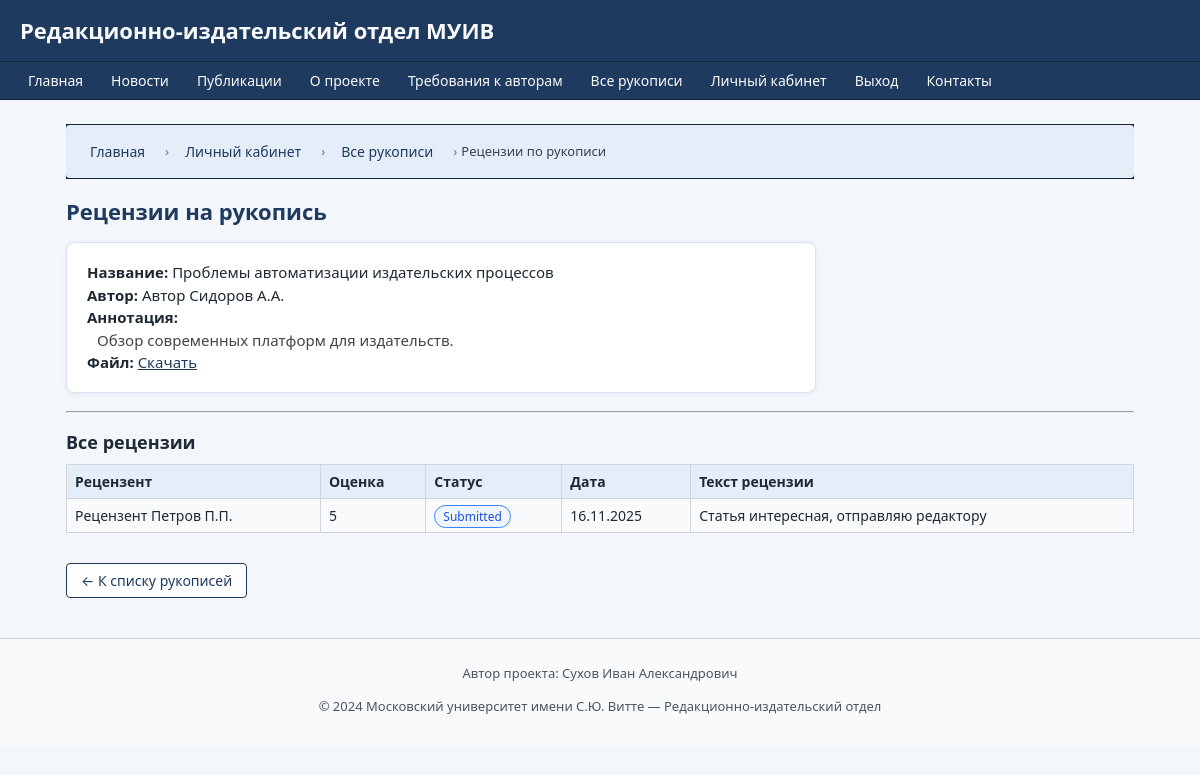
The app's page /reviews/list/2 (signed in) with its own data.
### models.py (models this page shows)
class Manuscript(db.Model):
    __tablename__ = 'manuscripts'
    id = db.Column(db.Integer, primary_key=True)
    title = db.Column(db.String(256), nullable=False)
    description = db.Column(db.Text)
    file_path = db.Column(db.String(256), nullable=False)
    status = db.Column(db.String(32), nullable=False, default='submitted')
    created_at = db.Column(db.DateTime, default=datetime.utcnow)
    updated_at = db.Column(db.DateTime, default=datetime.utcnow, onupdate=datetime.utcnow)
    author_id = db.Column(db.Integer, db.ForeignKey('users.id'), nullable=False)
    publication_id = db.Column(db.Integer, db.ForeignKey('publications.id'), nullable=True)
    reviews = db.relationship('Review', backref='manuscript', lazy=True)
    history = db.relationship('ManuscriptHistory',
                              backref='manuscript',
                              lazy=True,
                              order_by='ManuscriptHistory.created_at')

class User(db.Model):
    __tablename__ = 'users'
    id = db.Column(db.Integer, primary_key=True)
    full_name = db.Column(db.String(128), nullable=False)
    email = db.Column(db.String(128), unique=True, nullable=False)
    password_hash = db.Column(db.String(128), nullable=False)
    role = db.Column(db.String(32), nullable=False)  # author, staff, reviewer, admin
    registered_at = db.Column(db.DateTime, default=datetime.utcnow)
    is_blocked = db.Column(db.Boolean, default=False)
    manuscripts = db.relationship('Manuscript', backref='author', lazy=True)
    reviews_made = db.relationship('Review', foreign_keys='Review.reviewer_id',
                                   backref='reviewer_user', lazy=True)
    messages_sent = db.relationship('Message', backref='sender', lazy=True)
    history_entries = db.relationship('ManuscriptHistory',
                                      backref='actor',
                                      lazy=True,
                                      foreign_keys='ManuscriptHistory.actor_id')

class Review(db.Model):
    __tablename__ = 'reviews'
    id = db.Column(db.Integer, primary_key=True)
    manuscript_id = db.Column(db.Integer, db.ForeignKey('manuscripts.id'), nullable=False)
    reviewer_id = db.Column(db.Integer, db.ForeignKey('users.id'), nullable=False)
    text = db.Column(db.Text)
    score = db.Column(db.Integer)  # 1–5 или иной диапазон
    created_at = db.Column(db.DateTime, default=datetime.utcnow)
    status = db.Column(db.String(32), nullable=False, default='pending')
    reviewer = db.relationship('User', foreign_keys=[reviewer_id])

### routes.py (the view)
@routes.route('/reviews/list/<int:manuscript_id>')
@login_required('staff')
def review_list(manuscript_id):
    manuscript = Manuscript.query.get_or_404(manuscript_id)
    reviews = Review.query.filter_by(manuscript_id=manuscript.id).all()
    return render_template(
        'reviews/review_list.html',
        manuscript=manuscript,
        reviews=reviews,
        user=current_user(),
        breadcrumbs=[
            ("Главная", url_for('routes.index')),
            ("Личный кабинет", url_for('routes.lk')),
            ("Все рукописи", url_for('routes.manuscript_list')),
            ("Рецензии по рукописи", None)
        ]
    )

### routes.py (called while the page is built)
def current_user():
    uid = session.get('user_id')
    if uid:
        return User.query.get(uid)
    return None

def login_required(role=None):
    def wrapper(f):
        from functools import wraps
        @wraps(f)
        def decorated_function(*args, **kwargs):
            user = current_user()
            if not user:
                flash("Для доступа требуется вход.", "warning")
                return redirect(url_for('routes.login'))
            if role and user.role != role:
                flash("Недостаточно прав.", "danger")
                return redirect(url_for('routes.index'))
            return f(*args, **kwargs)
        return decorated_function
    return wrapper

### templates/reviews/review_list.html (shortened to what this page needs)
{% extends "base.html" %}
{% block content %}
<h2>Рецензии на рукопись</h2>
<div class="card" style="max-width: 750px;">
    <b>Название:</b> {{ manuscript.title }}<br>
    <b>Автор:</b> {{ manuscript.author.full_name }}<br>
    <b>Аннотация:</b>
    <div style="margin-left:10px; color: #444;">{{ manuscript.description|default('—') }}</div>
    <b>Файл:</b>
    <a href="{{ url_for('routes.media', filename=manuscript.file_path[6:] if manuscript.file_path.startswith('media/') else manuscript.file_path) }}" target="_blank">Скачать</a>
</div>
<hr>
<h3>Все рецензии</h3>
{% if reviews %}
    <table class="table-striped">
        <tr>
            <th>Рецензент</th>
            <th>Оценка</th>
            <th>Статус</th>
            <th>Дата</th>
            <th>Текст рецензии</th>
        </tr>
        {% for r in reviews %}
        <tr>
            <td>{{ r.reviewer.full_name }}</td>
            <td>{{ r.score if r.score else '-' }}</td>
            <td>
                <span class="manuscript-status status-{{ r.status }}">{{ r.status|replace('_', ' ')|capitalize }}</span>
            </td>
            <td>{{ r.created_at.strftime('%d.%m.%Y') }}</td>
            <td style="max-width: 340px;">{{ r.text|default('—') }}</td>
        </tr>
        {% endfor %}
    </table>
{% else %}
    <p>Рецензий пока нет.</p>
{% endif %}
<p style="margin-top:30px;">
    <a href="{{ url_for('routes.manuscript_list') }}" class="btn btn-outline">&larr; К списку рукописей</a>
</p>
{% endblock %}

### static/css/main.css (style rules this page uses)
* { box-sizing: border-box; }
html, body { margin: 0; padding: 0; }
body { font-family: system-ui, -apple-system, BlinkMacSystemFont, "Segoe UI", sans-serif; font-size: 15px; line-height: 1.5; background: #f3f6fb; color: #1f2933; }
.card { background: #ffffff; border: 1px solid #d7e2f2; border-radius: 8px; padding: 18px 20px; box-shadow: 0 1px 6px rgba(15, 23, 42, 0.06); margin-bottom: 18px; }
.btn { display: inline-block; padding: 7px 14px; font-size: 14px; line-height: 1.4; border-radius: 4px; border: 1px solid transparent; cursor: pointer; text-decoration: none; text-align: center; white-space: nowrap; transition: background 0.15s ease, color 0.15s ease, border-color 0.15s ease, transform 0.08s ease; }
.btn-outline { background: #ffffff; color: #1e3a5f; border-color: #1e3a5f; }
table { border-collapse: collapse; width: 100%; }
.table-striped th, .table-striped td { border: 1px solid #d1d5db; padding: 6px 8px; font-size: 14px; }
.table-striped th { background: #e5edf8; text-align: left; }
.table-striped tr:nth-child(even) td { background: #f9fafb; }
.manuscript-status { padding: 2px 8px; border-radius: 999px; font-size: 12px; border: 1px solid #d1d5db; background: #f3f4f6; white-space: nowrap; }
.status-submitted { border-color: #3b82f6; background: #eff6ff; color: #1d4ed8; }

### static/css/custom.css (style rules this page uses)
h2 { margin-top: 0; margin-bottom: 14px; font-size: 22px; color: #1e3a5f; }
h3 { margin-top: 16px; margin-bottom: 8px; font-size: 18px; color: #1f2937; }
a { color: #1e3a5f; }

### records on screen
Manuscript: title "Проблемы автоматизации издательских процессов", description "Обзор современных платформ для издательств."
User: author.full_name "Автор Сидоров А.А."
Review: reviewer.full_name "Рецензент Петров П.П.", score "5", status "Submitted", created_at "16.11.2025", text "Статья интересная, отправляю редактору"

### other values on screen
{{ title }} "Главная" "Личный кабинет" "Все рукописи"
{{ title }} "Рецензии по рукописи"
